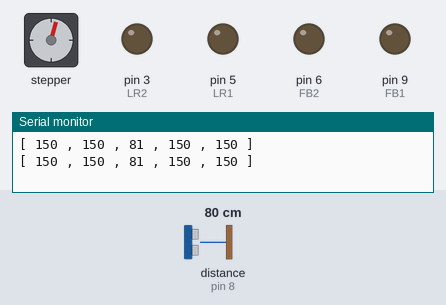
Bench run of a sketch on a simulated Arduino Uno, built with avr-gcc and run on an emulated ATmega328P. Parts: stepper motor, output pins drawn as LEDs (lit = HIGH), the last lines printed to the serial monitor. The test bench sets the inputs (shaded band); at power-on: distance to the obstacle (sensor on pin 8) 80 cm. The echo pulse lasts 58.3 µs per cm; random numbers use the default seed unless the sketch sets one; stepper angles assume 4096 steps per turn.

Above: at 1.2 s.
1.3 s: distance to the obstacle (sensor on pin 8) set to 2 cm
At 1.73 s:
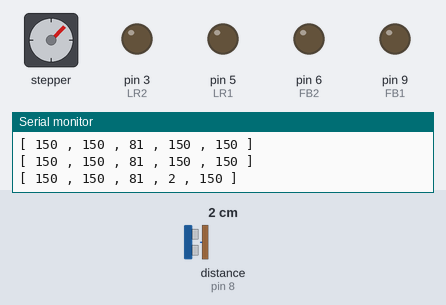
4.8 s: distance to the obstacle (sensor on pin 8) set to 9 cm
At 7.63 s:
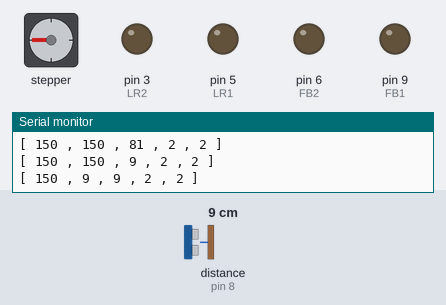
8.3 s: distance to the obstacle (sensor on pin 8) set to 60 cm
At 9.32 s:
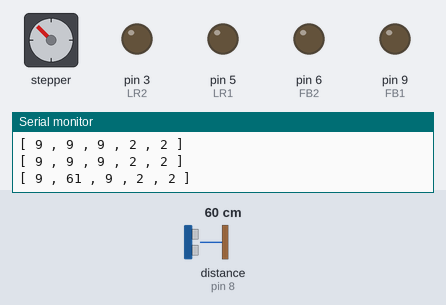
Timing chart, 0 to 17.8 s (numbered marks = the images above; inputs shaded):
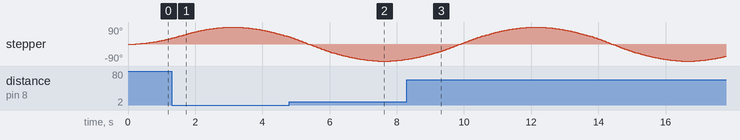

The sketch:

AutonomousRCCar.ino
```cpp
#include <AccelStepper.h>
#include <NewPing.h>
#define HALFSTEP 8  //Half-step mode (8 step control signal sequence)

// Motor pin definitions
#define mtrPin1  10     //IN1 on the ULN2003 driver 1
#define mtrPin2  11     //IN2 on the ULN2003 driver 1
#define mtrPin3  12     //IN3 on the ULN2003 driver 1
#define mtrPin4  13     //IN4 on the ULN2003 driver 1

//Accel Stepper function is used for stepper motor
AccelStepper stepper1(HALFSTEP, mtrPin1, mtrPin3, mtrPin2, mtrPin4);

//Forward & Backward Motor Pins
int FB1 = 9;
int FB2 = 6;

//Left & Right Motor Pins
int LR1 = 5;
int LR2 = 3;

//UltraSonic Sensor Pins
int USTrig = 7;
int USEcho = 8;
int maxDist = 350;

NewPing sonar(USTrig, USEcho, maxDist);

long duration;
int distance;

// Distance will be updated at first scan
int distances[5] = {150, 150, 150, 150, 150};
bool scanComplete = false;

//Distance to keep from object
int objectDistance = 25;

//Forward/ Backward Speed 0 - 255 (0V - 5V) PWM
int forwardSpeed = 125;
int backwardSpeed = 125;


void forward() {
  analogWrite(FB1, forwardSpeed);
  digitalWrite(FB2, LOW);
  digitalWrite(LR1, LOW);
  digitalWrite(LR2, LOW);
}

void backward() {
  digitalWrite(FB1, LOW);
  analogWrite(FB2, backwardSpeed);
  digitalWrite(LR1, LOW);
  digitalWrite(LR2, LOW);
}

void applyBreak() {
  digitalWrite(FB1, LOW);
  digitalWrite(FB2, LOW);
  digitalWrite(LR1, LOW);
  digitalWrite(LR2, LOW);
}

void leftForward(int turnAmount) {
  analogWrite(FB1, forwardSpeed);
  digitalWrite(FB2, LOW);
  analogWrite(LR1, turnAmount);
  digitalWrite(LR2, LOW);
}

void rightForward(int turnAmount) {
  analogWrite(FB1, forwardSpeed);
  digitalWrite(FB2, LOW);
  digitalWrite(LR1, LOW);
  analogWrite(LR2, turnAmount);
}

void leftBackward() {
  digitalWrite(FB1, LOW);
  analogWrite(FB2, backwardSpeed);
  digitalWrite(LR1, HIGH);
  digitalWrite(LR2, LOW);
}

void rightBackward() {
  digitalWrite(FB1, LOW);
  analogWrite(FB2, backwardSpeed);
  digitalWrite(LR1, LOW);
  digitalWrite(LR2, HIGH);
}

int calculateDistance(int msTime) {
//  digitalWrite(USTrig, LOW);
//  delayMicroseconds(2);
//  digitalWrite(USTrig, HIGH);
//  delayMicroseconds(10);
//  digitalWrite(USTrig, LOW);
//
//  duration = pulseIn(USEcho, HIGH, msTime);
//  return duration*0.034/2;

  //return sonar.ping_cm();
  return sonar.convert_cm(sonar.ping_median(2));
}

void printDistance() {
   Serial.print("[ ");
   Serial.print(distances[0]);
   Serial.print(" , ");
   Serial.print(distances[1]);
   Serial.print(" , ");
   Serial.print(distances[2]);
   Serial.print(" , ");
   Serial.print(distances[3]);
   Serial.print(" , ");
   Serial.print(distances[4]);
   Serial.print(" ]");
   Serial.println();
}

//Checks which side of the car is open to pass through, if they are equal than the direction is randomly chosen
void directionChoice() {
  if((distances[0] + distances[1]) > (distances[3] + distances[4])) {
    leftForward(255);
  } else if((distances[0] + distances[1]) < (distances[3] + distances[4])){
    rightForward(255);
  } else {
    int choice = rand() % 10 + 1;
    choice % 2 == 0 ? leftForward(255) : rightForward(255);
  }
}

int usErrorCheck(int dst) {
  return dst != 0 ? dst : 150;
}

void checkCurrentPosition() {
  if(stepper1.currentPosition() == -1024) {
    distances[0] = usErrorCheck(calculateDistance(40000));
    scanComplete = true;
    printDistance();
  }

  if(stepper1.currentPosition() == -512) {
    distances[1] = usErrorCheck(calculateDistance(87500));
    printDistance();
  }

  if(stepper1.currentPosition() == 0) {
    distances[2] = usErrorCheck(calculateDistance(100000));
    printDistance();
  }

  if(stepper1.currentPosition() == 512) {
    distances[3] = usErrorCheck(calculateDistance(87500));
    printDistance();
  }

  if(stepper1.currentPosition() == 1024) {
    distances[4] = usErrorCheck(calculateDistance(40000));
    printDistance();
  }
}


void setup() {
  Serial.begin(9600);
  stepper1.setMaxSpeed(1250.0);
  stepper1.setAcceleration(450.0);  //Make the acc quick
  //stepper1.setSpeed(500.0);
  stepper1.moveTo(4096/4);  //Rotate 1 revolution 4096/2

  pinMode(FB1, OUTPUT);
  pinMode(FB2, OUTPUT);

  pinMode(LR1, OUTPUT);
  pinMode(LR2, OUTPUT);

  pinMode(USTrig, OUTPUT);
  pinMode(USEcho, INPUT);
}

void loop() {
  //Change direction when the stepper reaches the target position
  if(stepper1.distanceToGo() == 0) {
    stepper1.moveTo(-stepper1.currentPosition());  //Reverse motor
  }
  stepper1.run();  //Start

  //Store distances of data in distances array
  checkCurrentPosition();

//  if(scanComplete) {
//    if(distances[0] < objectDistance || distances[1] < objectDistance || distances[2] < objectDistance || distances[3] < objectDistance || distances[4] < objectDistance) {
//      //Object in Front but not on Left or Right
//      if(distances[0] >= objectDistance && distances[1] >= objectDistance && distances[2] < objectDistance && distances[3] >= objectDistance && distances[4] >= objectDistance) {
//        //applyBreak();
//        directionChoice();
//      }
//
//      //Object onRight
//      if((distances[0] >= objectDistance && distances[1] >= objectDistance && distances[2] >= objectDistance) && (distances[3] < objectDistance || distances[4] < objectDistance)) {
//        if(distances[4] < objectDistance) {
//          //applyBreak();
//          leftForward(165);
//        } else {
//          //applyBreak();
//          leftForward(255);
//        }
//      }
//
//      if((distances[0] >= objectDistance && distances[1] >= objectDistance && distances[2] < objectDistance) && (distances[3] < objectDistance || distances[4] < objectDistance)) {
//        //applyBreak();
//        rightBackward();
//      }
//
//      //Object onLeft
//      if((distances[4] >= objectDistance && distances[3] >= objectDistance && distances[2] >= objectDistance) && (distances[0] < objectDistance || distances[1] < objectDistance)) {
//        if(distances[0] < objectDistance) {
//          //applyBreak();
//          rightForward(165);
//        } else {
//          //applyBreak();
//          rightForward(255);
//        }
//      }
//
//      if((distances[4] >= objectDistance && distances[3] >= objectDistance && distances[2] < objectDistance) && (distances[0] < objectDistance || distances[1] < objectDistance)) {
//        //applyBreak();
//        leftBackward();
//      }
//
//      // Fully blocked at the front left and right
//      if((distances[0] < objectDistance && distances[1] < objectDistance && distances[2] < objectDistance && distances[3] < objectDistance && distances[4] < objectDistance)
//      || (distances[0] >= objectDistance && distances[1] < objectDistance && distances[2] < objectDistance && distances[3] < objectDistance && distances[4] >= objectDistance)) {
//        //stepper1.moveTo(0);
//        //applyBreak();
//        if(distances[1] < objectDistance && distances[2] < objectDistance && distances[3] < objectDistance) {
//          backward();
//        }
//        //applyBreak();
//        directionChoice();
//      }
//    } else {
//      forward();
//    }
//  }
}
```
